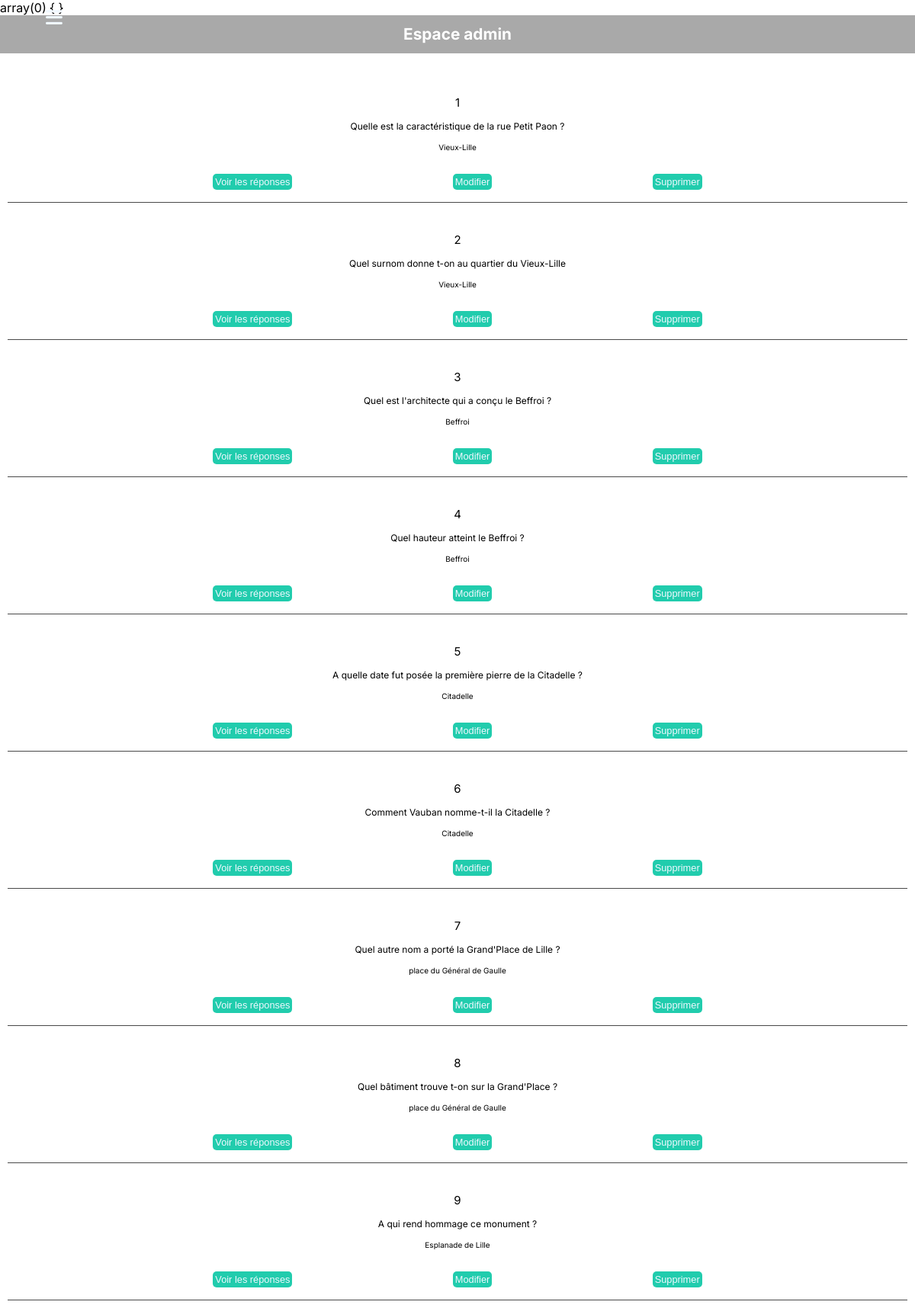
The page /admin on the database its author committed.
### tables this page shows
CREATE TABLE `quizz` (
  `ID` int(11) NOT NULL AUTO_INCREMENT,
  `ID_LIEU` int(11) NOT NULL,
  `question` varchar(400) DEFAULT NULL,
  `anecdote` varchar(1000) NOT NULL,
  `r1` varchar(300) DEFAULT NULL,
  `r2` varchar(300) DEFAULT NULL,
  `r3` varchar(300) DEFAULT NULL,
  `r4` varchar(300) DEFAULT NULL,
  `br` int(11) DEFAULT NULL,
  PRIMARY KEY (`ID`),
  KEY `lieu` (`ID_LIEU`),
  CONSTRAINT `lieu` FOREIGN KEY (`ID_LIEU`) REFERENCES `lieu` (`ID`) ON DELETE CASCADE ON UPDATE CASCADE
);

CREATE TABLE `lieu` (
  `ID` int(11) NOT NULL AUTO_INCREMENT,
  `NOM_LIEU` varchar(255) DEFAULT NULL,
  `ID_CAT` int(11) DEFAULT NULL,
  PRIMARY KEY (`ID`),
  KEY `categorie` (`ID_CAT`),
  CONSTRAINT `categorie` FOREIGN KEY (`ID_CAT`) REFERENCES `categorie` (`ID`) ON DELETE CASCADE ON UPDATE CASCADE
);

### class/AbstractController.php (called while the page is built, shortened)
<?php
abstract class AbstractController
{
    protected function render(string $view, array $options = []):void
    {
        foreach($options as $op=>$val)
        {
            switch($op)
            {
                case "title":
                    $title = $val;
                    break;
                case "mainClass":
                    $mainClass = $val;
                default:
                    $$op = $val;
            }
        }
        require __DIR__."/../view/".$view;
    }
}
?>

### controller/AdminController.php (called while the page is built, shortened)
<?php
class AdminController extends AbstractController implements CrudInterface
{
    private AdminModel $db;
    function __construct()
    {
        $this->db = new AdminModel();
    }
    public function read()
    {
        var_dump($_SESSION);
        $questions = $this->db->getQuestionAndPlaceByID();
        $this->render("admin/listeQuestions.php",
        ["questions"=>$questions,
        "title"=>"Liste questions",
        "mainClass"=>"admin-section"]);
    }
}
?>

### index.php (called while the page is built, shortened)
<?php
require "./class/Autoloader.php";
require "./class/Router.php";
Router::routing();
?>

### class/Autoloader.php (called while the page is built, shortened)
<?php
class Autoloader
{
    public static function register()
    {
        spl_autoload_register(function($class)
            {
                $file = str_replace("\\", DIRECTORY_SEPARATOR,$class).".php";
                return false;
            });
    }
}
?>

### assets/service/_pdo.php (called while the page is built, shortened)
<?php
function connexionPDO(): PDO{
    $config = require __DIR__."/../config/_databaseConfig.php";
    $dsn =
    "mysql:host=".$config['host']
    .";dbname=".$config['database']
    .";charset=".$config['charset'];
    try{
        $pdo = new PDO(
            $dsn,
            $config['user'],
            $config['password'],
            $config['options']
        );
        return $pdo;
    } catch(PDOException $e){
            throw new PDOException(
                $e->getMessage(),
                (int)$e-> getCode()
            );
    }
}
?>

### class/AbstractModel.php (called while the page is built, shortened)
<?php
require __DIR__."/../assets/service/_pdo.php";
abstract class AbstractModel
{
    function __construct()
    {
        $this->pdo = connexionPDO();
    }
}
?>

### model/AdminModel.php (called while the page is built, shortened)
<?php
class AdminModel extends AbstractModel
{
    public function getQuestionAndPlaceByID():array|bool
    {
        $sql = $this->pdo->query("SELECT l.NOM_LIEU, q.ID, q.question FROM quizz q INNER JOIN lieu l ON q.ID_LIEU = l.ID" );
        return $sql->fetchAll();
    }
}
?>

### view/admin/listeQuestions.php (the view, shortened to what this page needs)
<?php
require __DIR__."/../../assets/template/_header-admin.php";
if ($questions) :
?>
    <?php require __DIR__ . "/../../assets/template/_nav2.php"; ?>
    <?php foreach ($questions as $question) :
    ?>
    <div class="list-container">
        <div class="question-container">
            <div class="metadata">
                <div class="qID"><?php echo $question["ID"] ?></div>
                <div class="qContent"><?php echo $question["question"] ?></div>
                <div class="qPlace"><?php echo $question["NOM_LIEU"] ?></div>
            </div>
            <div class="actions">
            <button>
                <a href="/admin/detail?id=<?php echo $question["ID"] ?>">Voir les réponses</a>
            </button>
            <button>
                <a href="/admin/update?id=<?php echo $question["ID"] ?>">Modifier</a>
            </button>
            <button>
                <a href="/admin/delete?id=<?php echo $question["ID"] ?>">Supprimer</a>
            </button>
            </div>
        </div>
        <?php endforeach; ?>
    <?php else : ?>
        <p>Aucune question trouvée.</p>
    </div>
<?php
endif;
require __DIR__."/../../assets/template/_footer-admin.php"; ?>

### class/Router.php (shortened to what this page needs)
<?php
class Router
{
    public static function routing()
    {
        $url = filter_var($_SERVER["REQUEST_URI"], FILTER_SANITIZE_URL);
        $url = explode("?",$url)[0];
        $url = trim($url, "/");
        if(array_key_exists($url, ROUTES))
        {
            $controller = new (ROUTES[$url]["controller"])();
            $controller->{ROUTES[$url]["fonction"]}();
        }
        else
        {
            require "view/404.php";
        }
    }
}
?>

### assets/template/_header-admin.php (shortened to what this page needs)
<!DOCTYPE html>
<html lang="fr">
<head>
    <link rel="stylesheet" href="https://cdnjs.cloudflare.com/ajax/libs/font-awesome/6.2.0/css/all.min.css" />
    <link rel="stylesheet" href="/assets/style/admin.css">
</head>
<body>
    <main class= "<?php echo $mainClass??""?>">

### assets/template/_nav2.php (shortened to what this page needs)
<div class="admin-menu">
    <span class="menu-burger">
        <label for="navMenu">
            <i class="fa-solid fa-bars"></i>
        </label>
    </span>
</div>
<section class=main-section>
<header class="admin-head">
    <h1>Espace admin</h1>
</header>

### assets/template/_footer-admin.php
        </section>
    </main>
</body>
</html>

### assets/style/admin.css (style rules this page uses)
body { width: 100vw; height: 100vh; font-family: "Inter", sans-serif; }
main { position: relative; width: 100%; height: 100%; }
a { text-decoration: none; }
.admin-section { width: 100%; height: 100%; }
.admin-section .admin-menu { position: absolute; }
.admin-section .admin-menu .menu-burger { position: fixed; top: 10px; left: 5%; font-size: 25px; z-index: 2; color: aliceblue; cursor: pointer; }
.admin-section .main-section { display: grid; grid-template-rows: 50px 1fr; row-gap: 1rem; }
.admin-section .main-section .list-container .question-container { margin: 10px; display: flex; justify-content: space-evenly; flex-direction: column; height: 170px; border-bottom: 1px solid rgb(73, 73, 73); }
.admin-section .main-section .list-container .question-container .metadata { height: 60%; display: flex; flex-direction: column; justify-content: center; align-items: center; justify-content: space-evenly; }
.admin-section .main-section .list-container .question-container .metadata .qID { font-size: 15px; }
.admin-section .main-section .list-container .question-container .metadata .qContent { font-size: 12px; }
.admin-section .main-section .list-container .question-container .metadata .qPlace { font-size: 10px; }
.admin-section .main-section .list-container .question-container .actions { display: flex; justify-content: space-evenly; margin-left: 5%; margin-right: 5%; }
.admin-section .main-section .list-container .question-container .actions button { background-color: #21CCAD; font-size: 0.8rem; padding: 3px; border: none; border-radius: 5px; }
.admin-section .main-section .list-container .question-container .actions button a { color: aliceblue; text-decoration: none; }
.admin-section .admin-head { grid-row: 1/2; text-align: center; background-color: darkgrey; height: 100%; }
.admin-section .admin-head h1 { line-height: 50px; color: white; font-size: 1.3rem; }

### rows shown on the page
quizz: ID "1", question "Quelle est la caractéristique de la rue Petit Paon ?", ID_LIEU.NOM_LIEU "Vieux-Lille"
quizz: ID "2", question "Quel surnom donne t-on au quartier du Vieux-Lille", ID_LIEU.NOM_LIEU "Vieux-Lille"
quizz: ID "3", question "Quel est l'architecte qui a conçu le Beffroi ?", ID_LIEU.NOM_LIEU "Beffroi"
quizz: ID "4", question "Quel hauteur atteint le Beffroi ?", ID_LIEU.NOM_LIEU "Beffroi"
quizz: ID "5", question "A quelle date fut posée la première pierre de la Citadelle ?", ID_LIEU.NOM_LIEU "Citadelle"
quizz: ID "6", question "Comment Vauban nomme-t-il la Citadelle ?", ID_LIEU.NOM_LIEU "Citadelle"
quizz: ID "7", question "Quel autre nom a porté la Grand'Place de Lille ?", ID_LIEU.NOM_LIEU "place du Général de Gaulle"
quizz: ID "8", question "Quel bâtiment trouve t-on sur la Grand'Place ?", ID_LIEU.NOM_LIEU "place du Général de Gaulle"
quizz: ID "9", question "A qui rend hommage ce monument ?", ID_LIEU.NOM_LIEU "Esplanade de Lille"
